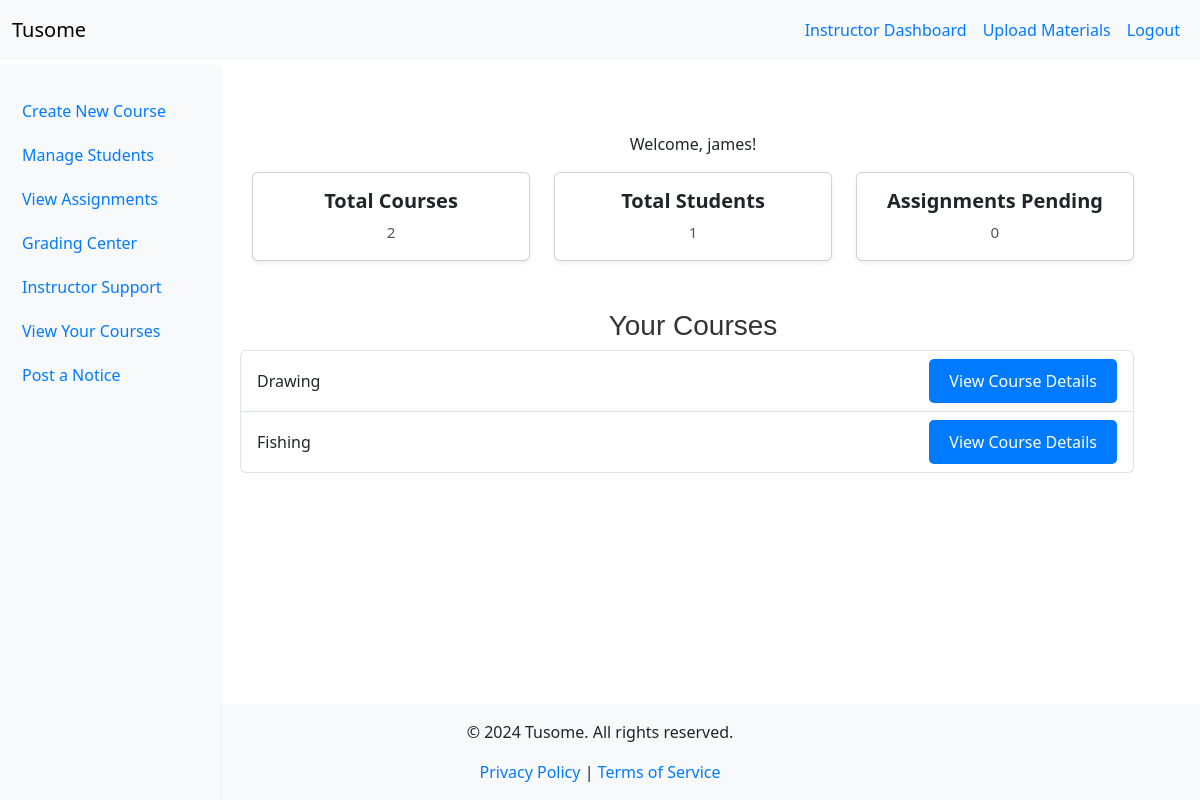
The app's page /instructor_dashboard (signed in) with its own data.
### models.py (models this page shows, shortened)
class User(UserMixin, db.Model):
    id = db.Column(db.Integer, primary_key=True)
    username = db.Column(db.String(150), unique=True, nullable=False)
    password = db.Column(db.String(150), nullable=False)
    role = db.Column(db.Enum(RoleEnum), nullable=False)  # Using Enum for roles
    instructor = db.relationship('Instructor', back_populates='user', uselist=False)
    student = db.relationship('Student', back_populates='user', uselist=False)

class Course(db.Model):
    id = db.Column(db.Integer, primary_key=True)
    title = db.Column(db.String(200), nullable=False)
    description = db.Column(db.Text, nullable=False)
    is_featured = db.Column(db.Boolean, default=False)
    instructor_id = db.Column(db.Integer, db.ForeignKey('instructor.id'), nullable=False)
    instructor = db.relationship('Instructor', back_populates='courses')
    lessons = db.relationship('Lesson', back_populates='course', lazy=True)
    quizzes = db.relationship('Quiz', back_populates='course', lazy=True)
    materials = db.relationship('CourseMaterial', back_populates='course', lazy=True)
    enrollments = db.relationship('Enrollment', back_populates='course', lazy=True)
    submissions = db.relationship('Submission', back_populates='course', lazy=True)

### app.py (the view)
@app.route('/instructor_dashboard')
@role_required(RoleEnum.INSTRUCTOR)
def instructor_dashboard():
    instructor = current_user.instructor  # This should now work correctly
    total_courses = Course.query.filter_by(instructor_id=instructor.id).count()
    total_students = Student.query.join(Enrollment).join(Course).filter(Course.instructor_id == instructor.id).distinct().count()
    pending_assignments = Quiz.query.filter_by(status='pending').count()
    courses = instructor.courses  # Fetch all courses associated with the instructor
    return render_template('instructor_dashboard.html',
                           total_courses=total_courses,
                           total_students=total_students,
                           pending_assignments=pending_assignments,
                           courses=courses)

### app.py (called while the page is built)
@app.context_processor
def inject_current_year():
    return {'current_year': datetime.utcnow().year}

@login_manager.user_loader
def load_user(user_id):
    return User.query.get(int(user_id))

@app.context_processor
def inject_roleenum():
    return dict(RoleEnum=RoleEnum)

def role_required(role):
    def decorator(f):
        @wraps(f)
        @login_required  # Ensure the user is logged in
        def decorated_function(*args, **kwargs):
            if current_user.role != role:
                flash('Access denied.', 'danger')
                return redirect(url_for('index'))
            return f(*args, **kwargs)
        return decorated_function
    return decorator

### templates/instructor_dashboard.html
{% extends "base.html" %}
{% block content %}
<div class="container-fluid mt-5">
    <div class="row">
        <nav class="col-md-3 col-lg-2 d-md-block bg-light sidebar shadow-sm" style="position: fixed; top: 0; bottom: 0; left: 0;">
            <div class="position-sticky">
                <ul class="nav flex-column mt-4">
                    <li class="nav-item">
                        <a class="nav-link active" href="{{ url_for('create_course') }}">
                            Create New Course
                        </a>
                    </li>
                    <li class="nav-item">
                        <a class="nav-link" href="{{ url_for('manage_students') }}">
                            Manage Students
                        </a>
                    </li>
                    <li class="nav-item">
                        <a class="nav-link" href="{{ url_for('assignment_overview') }}">
                            View Assignments
                        </a>
                    </li>
                    <li class="nav-item">
                        <a class="nav-link" href="{{ url_for('grading') }}">
                            Grading Center
                        </a>
                    </li>
                    <li class="nav-item">
                        <a class="nav-link" href="{{ url_for('instructor_support') }}">
                            Instructor Support
                        </a>
                    </li>
                    <li class="nav-item">
                        <a class="nav-link" href="{{ url_for('view_courses') }}">
                            View Your Courses
                        </a>
                    </li>
                    <li class="nav-item">
                        <a class="nav-link" href="{{ url_for('post_notice') }}">
                            Post a Notice
                        </a>
                    </li>
                </ul>
            </div>
        </nav>
        <main class="col-md-9 ms-sm-auto col-lg-10 px-md-4 offset-lg-2" style="margin-left: 220px;">
            <p class="text-center">Welcome, {{ current_user.username }}!</p>
            <div class="row text-center mb-5">
                <div class="col-md-4">
                    <div class="card shadow-sm">
                        <div class="card-body">
                            <h5 class="card-title">Total Courses</h5>
                            <p class="card-text">{{ total_courses }}</p>
                        </div>
                    </div>
                </div>
                <div class="col-md-4">
                    <div class="card shadow-sm">
                        <div class="card-body">
                            <h5 class="card-title">Total Students</h5>
                            <p class="card-text">{{ total_students }}</p>
                        </div>
                    </div>
                </div>
                <div class="col-md-4">
                    <div class="card shadow-sm">
                        <div class="card-body">
                            <h5 class="card-title">Assignments Pending</h5>
                            <p class="card-text">{{ pending_assignments }}</p>
                        </div>
                    </div>
                </div>
            </div>
            <div class="row text-center mb-5">
                <h3>Your Courses</h3>
                <ul class="list-group">
                    {% for course in courses %}
                    <li class="list-group-item d-flex justify-content-between align-items-center">
                        <span>{{ course.title }}</span>
                        <a href="{{ url_for('course_details', course_id=course.id) }}" class="btn btn-primary">View Course Details</a>
                    </li>
                    {% endfor %}
                </ul>
            </div>
        </main>
    </div>
</div>
{% endblock %}

### static/css/style.css (style rules this page uses)
.btn { padding: 10px 20px; border: none; border-radius: 5px; color: white; background-color: #007BFF; text-decoration: none; display: inline-block; transition: background-color 0.3s; }
h1, h2, h3 { color: #333; font-family: 'Arial', sans-serif; }
a { color: #007BFF; text-decoration: none; }
.nav-link { padding: 10px; color: #007BFF; transition: color 0.3s; }
.card-title { font-size: 1.25rem; font-weight: bold; }
.card-text { font-size: 0.95rem; color: #555; }
.btn-primary { background-color: #007BFF; border-color: #007BFF; }
html, body { height: 100%; margin: 0; }
body { display: flex; flex-direction: column; }
.sidebar { width: 220px; height: 100vh; background-color: #f8f9fa; margin-top: 65px; }

### templates/base.html (style rules this page uses)
html, body { height: 100%; margin: 0; }
body { display: flex; flex-direction: column; }

### records on screen
User: username "james"
Course: title "Drawing"
Course: title "Fishing"

### other values on screen
{{ total_courses }} "2"
{{ total_students }} "1"
{{ pending_assignments }} "0"
